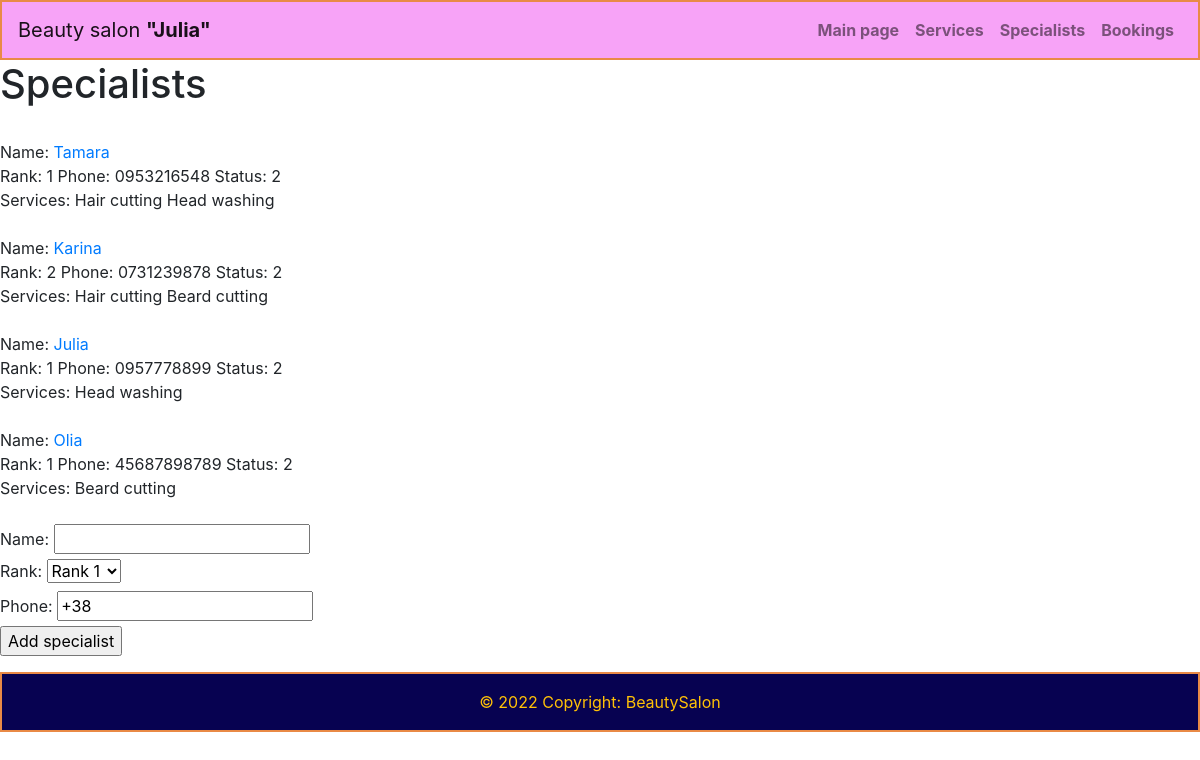
Before: /administrator/specialists/ with the older database file.
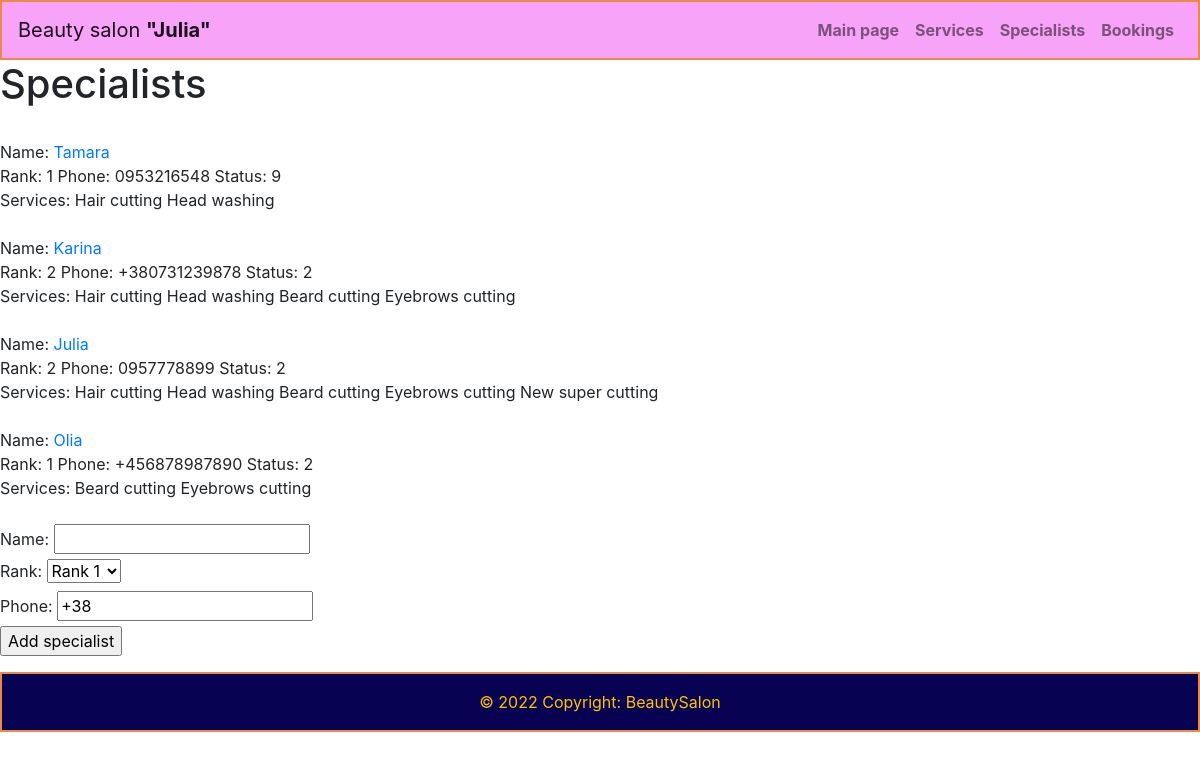
After: the same page with the newer database file.
### salon/models.py (models this page shows, shortened)
class Specialist(models.Model):
    RANKS = (
        (1, 'Rank 1'),
        (2, 'Rank 2')
    )
    STATUSES = (
        (1, 'Day off'),
        (2, 'At Work'),
        (3, 'Sickness'),
        (9, 'Fired')
    )
    name = models.CharField(max_length=150, null=False)
    rank = models.IntegerField(default=0, choices=RANKS)
    phone = models.CharField(max_length=20, null=False)
    status = models.IntegerField(default=1, choices=STATUSES)
    services = models.ManyToManyField(Service)

class Service(models.Model):
    name = models.CharField(max_length=250, unique=True)
    price = models.FloatField()
    duration = models.IntegerField()

### salon_admin/views.py (the view, shortened to what this page needs)
# urls.py: path('specialists/', views.specialists, name='specialists'),
def specialists(request):
    all_specialist = Specialist.objects.all()
    return render(request, 'salon_admin/specialists.html', {'title': 'Specialists',
                                                            'specialists': all_specialist})

### salon_admin/templates/salon_admin/specialists.html (shortened to what this page needs)
{% extends 'salon_admin/admbase.html' %}
{% load static %}
{% block content %}
<h1>{{title}}</h1>
{% for specialist in specialists %}
    <div>
        <br>Name: <a href="{{specialist.id}}/">{{ specialist.name }}</a><br>
       Rank: {{ specialist.rank }}
       Phone: {{ specialist.phone }}
       Status: {{ specialist.status }}<br>
       Services:
        {% for current_service in specialist.services.all %}
            {{ current_service.name }}
        {% endfor %}
    </div>
{% endfor %}
<br>
<form method="POST">
    <div>
        <label for="name">Name: </label>
        <input type="text" id="name" name="name" required><br>
        <label for="rank">Rank: </label>
        <select name="rank" id="rank" required>
            <option value="1">Rank 1</option>
        </select><br>
        <label for="phone">Phone: </label>
        <input type="tel" id="phone" pattern="+[0-9]{12}" name="phone" value="+38" required><br>
    </div>
    <input type="submit" value="Add specialist">
</form>
{% endblock %}

### salon_admin/templates/salon_admin/admbase.html (shortened to what this page needs)
<html>
  <head>
    <link rel="stylesheet" href="https://cdn.jsdelivr.net/npm/bootstrap@4.3.1/dist/css/bootstrap.min.css">
  </head>
  <body>
    <nav class="navbar navbar-expand-md navbar-light">
    <a class="navbar-brand" href="{% url 'adm_main' %}">Beauty salon <strong>"Julia"</strong></a>
    <div class="collapse navbar-collapse" id="navbarNav">
      <ul class="navbar-nav ml-auto font-weight-bold form-inline">
        <li class="nav-item">
          <a class="nav-link text-center" href="{% url 'adm_main' %}">Main page</a>
        </li>
        <li class="nav-item">
          <a class="nav-link text-center" href="{% url 'adm_services' %}">Services</a>
        </li>
        <li class="nav-item">
          <a class="nav-link text-center" href="{% url 'adm_specialists' %}">Specialists</a>
        </li>
        <li class="nav-item">
          <a class="nav-link text-center" href="{% url 'adm_bookings' %}">Bookings</a>
        </li>
      </ul>
    </div>
  </nav>
    {% block content %}
    {% endblock %}
  <footer class="text-center text-lg-start" style="background: #070251; border: 2px solid #E98A46;">
  <div class="text-center p-3 text-warning">
    © 2022 Copyright:
    <a class="text-warning" href="http://127.0.0.1:8000/">BeautySalon</a>
  </div>
</footer>
  </body>
</html>

### salon_admin/templates/salon_admin/admbase.html (style rules this page uses)
.navbar { background-color: #f7a3f7; border: 2px solid #E98A46; }

Changed rows visible on the page:
changed Specialist "Tamara": status "2" → "9"
changed Specialist "Karina": phone "0731239878" → "+380731239878"; gains Service (name "Head washing")
added Service: name "Eyebrows cutting"
changed Specialist "Julia": rank "1" → "2"; gains Service (name "Hair cutting"); gains Service (name "Beard cutting")
added Service: name "New super cutting", shown under Specialist "Julia"
changed Specialist "Olia": phone "45687898789" → "+456878987890"
